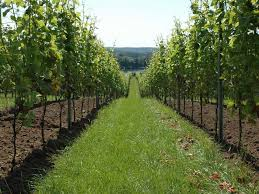
#> input picture data/imgs/img_0000.jpg, 259 x 194 px
$ python -i autoseg.py   (imports and definitions only)
#> lines starting #> are read from the running program, lines starting #| are printed output that depends on the picture; after the words box and inside, x2 and y2 are one past the last pixel; in counts of white or black regions, pixels touching at a corner belong together
import logging
import time
import cv2
import numpy as np
import torch
from vinepilot.config import Project

#TODO: change all image formats to (batch, channel, hight, width)

class AutoSeg():
    def __init__(self) -> None:

        #Classes (Lab format)
        self.classes: dict = {
            #Track
            "track": {
                #"dirt": [(111,89,66)],
                "grass": [(57, -58, 58), 65], #Lab
                #"grass": [(29, 159, 4), 100], #rgb

            },

            #Grapevines
            "grapevine": {
                "leaves": [(54, 31, 56), 50], #Lab
                #"leaves": [(196, 105, 18), 100], #rgb
                #"trunk": [(53, -15, 4), 13],
                #"trellis": [(81,94,103)]
            },

            #Driveway
            "driveway": {
                "asphalt": [(44, 12, -2), 13], #lab
                #"asphalt": [(122, 97, 108), 35], #rgb
            }
        }

        #Segmentation colors (RGB format)
        self.target_classes: dict = {
            "track": {"id": 1, "color": (0,0,255), "graytone": 100},
            "grapevine": {"id": 2, "color": (0,255,0), "graytone": 150},
            "driveway": {"id": 3, "color": (0,100,100), "graytone": 200},
            "none": {"id": 0, "color": (0,0,0), "graytone": 0}
        }

    @staticmethod
    def rgb2lab(img: np.ndarray) -> np.ndarray:
        return np.array(cv2.cvtColor(img, cv2.COLOR_RGB2Lab))

    @staticmethod
    def lab2rgb(img: np.ndarray) -> np.ndarray:
        return np.array(cv2.cvtColor(img, cv2.COLOR_Lab2RGB))

    @staticmethod
    def rgb2bgr(img: np.ndarray) -> np.ndarray:
        return np.array(cv2.cvtColor(img, cv2.COLOR_RGB2BGR))

    @staticmethod
    def bgr2rgb(img: np.ndarray) -> np.ndarray:
        return np.array(cv2.cvtColor(img, cv2.COLOR_BGR2RGB))

    @staticmethod
    def normalize_lab(img: np.ndarray) -> np.ndarray:
        def func(pxl):
            l, a, b = np.array(pxl)
            l = int(l * 100/255)
            a = a - 128
            b = b - 128
            return (l, a, b)
        nimg: np.ndarray = np.apply_along_axis(func, 2, img)
        return np.array(nimg)

    @staticmethod
    def normalize_luminace(lab_img: np.ndarray, L_value: int = 100) -> np.ndarray:
        img: np.ndarray = lab_img
        img[:,:,0] = L_value
        return np.array(img)

    @staticmethod
    def median_filter(img: np.ndarray, size: int = 7) -> np.ndarray:
        return np.array(cv2.medianBlur(img, ksize = size))

    @staticmethod
    def lab_color_distance(lab1: tuple, lab2: tuple) -> float:
        return np.linalg.norm(abs(np.array(lab1)[1:]-np.array(lab2)[1:]))

    @staticmethod
    def rgb_color_distance(rgb1: tuple, rgb2: tuple) -> float:
        return np.linalg.norm(abs(np.array(rgb1)-np.array(rgb2)))

    @staticmethod
    def area_size_filter(img: np.ndarray, threshold_area: int = 500):
        fimg: np.ndarray = img.copy()
        binary_mask = img
        contours, _ = cv2.findContours(binary_mask, cv2.RETR_EXTERNAL, cv2.CHAIN_APPROX_SIMPLE)
        for con in contours:
            if cv2.contourArea(con) < threshold_area:
                cv2.drawContours(fimg, [con], 0, (0, 0, 0), thickness=cv2.FILLED)
        return np.array(fimg)

    def classify_pixel(self, pxl: tuple, dist_function: callable) -> str | None:
        distances: list[str, float, int] = []
        for parent_class in self.classes:
            for sub_class in self.classes[parent_class]:
                lab, threshold = self.classes[parent_class][sub_class]
                distances.append([parent_class, dist_function(pxl, lab), threshold])
        distances = sorted(distances, key=lambda x: x[1])
        for dist in distances:
            min_class, min_dist, min_threshold = dist
            if min_dist < min_threshold: return str(min_class)
        return None

    def segmentation(self, img: np.ndarray) -> np.ndarray:
        def func(pxl):
                pred_class: str | None = self.classify_pixel(np.array(pxl), dist_function=self.lab_color_distance)
                return self.target_classes[pred_class]["id"] if pred_class is not None else self.target_classes["none"]["id"]
        segimg: np.ndarray = np.apply_along_axis(func, 2, img)
        return np.array(segimg).astype(np.uint8)

    def classwise_filter(self, img: np.ndarray, filters: list) -> np.ndarray:
        #Init
        class_names: list = []
        class_ids: list = []
        class_simgs: list = []
        for key, value in self.target_classes.items():
            class_names.append(key)
            class_ids.append(value["id"])
            class_simgs.append(np.zeros_like(img))
        #Split classes
        for i, idx in enumerate(class_ids): class_simgs[i] = np.where(img == idx, 1, 0).astype(np.uint8)
        #Filtering
        for filter in filters: class_simgs = [filter(i) for i in class_simgs]
        #Binary to ID image
        for i, simg in enumerate(class_simgs): class_simgs[i] = np.where(simg == 1, class_ids[i], 0)
        #Recombine classes
        fimg: np.ndarray = np.zeros_like(img)
        for simg in class_simgs: fimg = np.add(fimg, simg)
        return np.array(fimg)

    def seg2rgb(self, img: np.ndarray) -> np.ndarray:
        id_colors: list = sorted([[value["id"], value["color"]] for value in self.target_classes.values()], key=lambda x : x[0])
        rgb_colors: np.ndarray = np.array([x[1] for x in id_colors ])
        def func(pxl): return rgb_colors[pxl]
        rgbimg: np.ndarray = np.apply_along_axis(func, 1, img)
        return np.array(rgbimg).astype(np.uint8)

    def seg2gray(self, img: np.ndarray) -> np.ndarray:
        id_graytones: list = sorted([[value["id"], value["graytone"]] for value in self.target_classes.values()], key=lambda x : x[0])
        graytones: np.ndarray = np.array([x[1] for x in id_graytones])
        def func(pxl): return graytones[pxl]
        rgbimg: np.ndarray = np.apply_along_axis(func, 1, img)
        return np.array(rgbimg).astype(np.uint8)

    def gray2rgb(self, img: np.ndarray) -> np.ndarray:
        id_colors_gray: list = sorted([[value["id"], value["color"], value["graytone"]] for value in self.target_classes.values()], key=lambda x : x[0])
        rgb_colors: np.ndarray = np.array([x[1] for x in id_colors_gray])
        gray_colors: np.ndarray = np.array([x[2] for x in id_colors_gray])
        #def func1(pxl): return list(gray_colors).index(min(list(gray_colors), key=lambda x: abs(pxl-x)))
        #idimg: np.ndarray = np.apply_along_axis(func1, 1, npimg)
        idimg: np.ndarray = np.zeros((img.shape[0], img.shape[1]), dtype=np.uint)
        #TODO: Try Optimize this loop!
        for i in range(img.shape[0]):
            for j in range(img.shape[1]):
                idimg[i][j] = list(gray_colors).index(min(list(gray_colors), key=lambda x: abs(img[i][j]-x)))
        def func2(pxl): return rgb_colors[pxl]
        rgbimg: np.ndarray = np.apply_along_axis(func2, 1, idimg)
        return np.array(rgbimg).astype(np.uint8)

    def seg2multichannel(self, img: np.ndarray) -> np.ndarray:
        num_channels: int = len(self.target_classes)
        binary_tensor: np.ndarray = np.zeros((num_channels, img.shape[0], img.shape[1])) #Channel first format!
        for i in range(num_channels): binary_tensor[i] = np.where(img == i, 1, 0)
        return np.array(binary_tensor).astype(np.uint8)

    def multichannel2rgb(self, img: torch.TensorType) -> np.ndarray:
        idimg: torch.TensorType = torch.max(img, dim=0).indices
        return self.seg2rgb(idimg.numpy())


    def __call__(self, img: np.ndarray) -> np.ndarray:
        logging.debug(f"AutoSeg: Generating image...")
        start = time.time()

        #RGB2LAB
        x = self.rgb2lab(img)

        #Normalize luminance
        x = self.normalize_luminace(x)
        x_lab = x

        #Filter
        x = self.median_filter(x)
        x = self.median_filter(x)

        #Value space
        x = self.normalize_lab(x)

        #Segmentation
        x = self.segmentation(x)

        #Classwise Filter
        x = self.classwise_filter(x, filters=[
            self.median_filter,
            self.median_filter,
            self.area_size_filter,
            self.median_filter,
            self.median_filter,
        ])

        #Convert to RGB
        x_gray = self.seg2gray(x)

        #Convert to RGB
        x_rgb = self.seg2rgb(x)

        #Convert to multi-channel
        x_multi = self.seg2multichannel(x)

        end = time.time()
        logging.debug(f"AutoSeg: ...Done! ({end-start} sec.)")
        return np.array(x), np.array(x_gray), np.array(x_rgb), np.array(x_multi)


>>> import cv2
>>> picture = cv2.cvtColor(cv2.imread('../../../data/imgs/img_0000.jpg'), cv2.COLOR_BGR2RGB)
>>> result = AutoSeg()(picture)
#> in rgb2lab, `return np.array(cv2.cvtColor(img, cv2.COLOR_RGB2Lab))`:
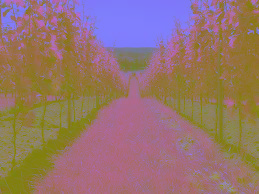
#> returned value: shape (194, 259, 3); mean of channels 0, 1, 2 109.8, 116.8, 149.5; drawn as B, G, R
#> in normalize_luminace, `img[:,:,0] = L_value`: img: shape (194, 259, 3); mean of channels 0, 1, 2 100, 116.8, 149.5
#> in median_filter, `return np.array(cv2.medianBlur(img, ksize = size))`:
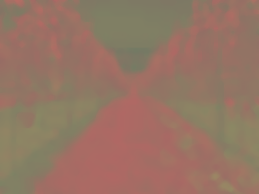
#> returned value: shape (194, 259, 3); mean of channels 0, 1, 2 100, 116.7, 149.5; drawn as B, G, R
#> in normalize_lab, `nimg: np.ndarray = np.apply_along_axis(func, 2, img)`: nimg: shape (194, 259, 3) int64; mean of channels 0, 1, 2 39, -11.3, 21.5
#> in segmentation, `segimg: np.ndarray = np.apply_along_axis(func, 2, img)`:
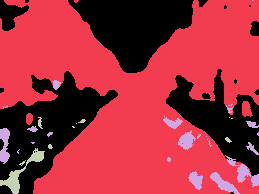
#> segimg: shape (194, 259) int64; 4 distinct labels, from 0 to 3; one colour per label, 0 black
#> in segmentation, `return np.array(segimg).astype(np.uint8)`:
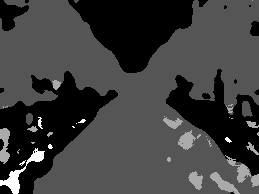
#> returned value: shape (194, 259); min 0, max 3, mean 0.724; drawn with min black and max white
#> after the loop in classwise_filter, `for i, idx in enumerate(class_ids): class_simgs[i] = np.where(img == i..`: class_simgs = 4 items
#> the loop in classwise_filter, `for i, simg in enumerate(class_simgs): class_simgs[i] = np.where(simg ..` made 4 passes
#> the loop in classwise_filter, `for simg in class_simgs: fimg = np.add(fimg, simg)` made 4 passes
#> pass 1, in classwise_filter, `for simg in class_simgs: fimg = np.add(fimg, simg)`:
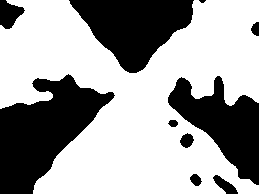
#> fimg: shape (194, 259) int64; values 0 (black) and 1 (white), 63.1% white; 10 black regions (1 under 20 px), largest, box (x1, y1, x2, y2) and area: (0, 74, 115, 194) 7292, (69, 0, 194, 73) 5411, (168, 76, 259, 185) 4744
#> in seg2rgb, `rgbimg: np.ndarray = np.apply_along_axis(func, 1, img)`:
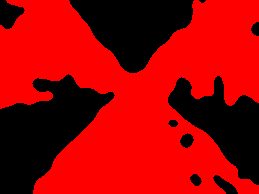
#> rgbimg: shape (194, 259, 3) int64; mean of channels 0, 1, 2 0, 0, 161; drawn as B, G, R

$ run again, on data/imgs/img_0007.jpg
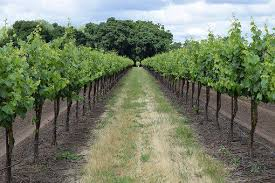
#> input picture data/imgs/img_0007.jpg, 275 x 183 px
#> img: shape (183, 275, 3); mean of channels 0, 1, 2 100, 120.6, 139.7
#> nimg: shape (183, 275, 3) int64; mean of channels 0, 1, 2 39, -7.4, 11.7
#> segimg: shape (183, 275) int64; 4 distinct labels, from 0 to 3
#> after the loop in classwise_filter, `for i, idx in enumerate(class_ids): class_simgs[i] = np.where(img == i..`: class_simgs = 4 items
#> the loop in classwise_filter, `for i, simg in enumerate(class_simgs): class_simgs[i] = np.where(simg ..` made 4 passes
#> the loop in classwise_filter, `for simg in class_simgs: fimg = np.add(fimg, simg)` made 4 passes
#> pass 1, in classwise_filter, `for simg in class_simgs: fimg = np.add(fimg, simg)`:
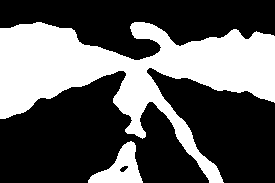
#> fimg: shape (183, 275) int64; values 0 (black) and 1 (white), 36.3% white; 2 white regions, box (x1, y1, x2, y2) and area: (0, 22, 275, 183) 17153, (88, 141, 143, 183) 1118
#> in seg2rgb, `rgbimg: np.ndarray = np.apply_along_axis(func, 1, img)`:
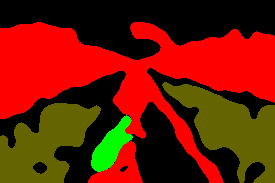
#> rgbimg: shape (183, 275, 3) int64; mean of channels 0, 1, 2 0, 25.5, 112.4; drawn as B, G, R
